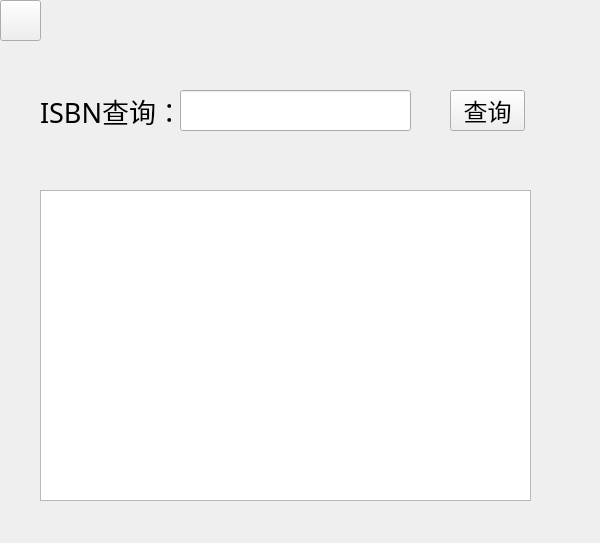
<?xml version="1.0" encoding="UTF-8"?>
<ui version="4.0">
 <class>btn_6Class</class>
 <widget class="QMainWindow" name="btn_6Class">
  <property name="geometry">
   <rect>
    <x>0</x>
    <y>0</y>
    <width>600</width>
    <height>543</height>
   </rect>
  </property>
  <property name="windowTitle">
   <string>btn_6</string>
  </property>
  <widget class="QWidget" name="centralWidget">
   <widget class="QPushButton" name="pushButton">
    <property name="geometry">
     <rect>
      <x>0</x>
      <y>0</y>
      <width>41</width>
      <height>41</height>
     </rect>
    </property>
    <property name="styleSheet">
     <string notr="true">image: url(:/return/return.jpg);</string>
    </property>
    <property name="text">
     <string/>
    </property>
   </widget>
   <widget class="QLineEdit" name="lineEdit_2">
    <property name="geometry">
     <rect>
      <x>180</x>
      <y>90</y>
      <width>231</width>
      <height>41</height>
     </rect>
    </property>
    <property name="font">
     <font>
      <family>华文楷体</family>
      <pointsize>18</pointsize>
     </font>
    </property>
    <property name="text">
     <string/>
    </property>
   </widget>
   <widget class="QPushButton" name="pushButton_3">
    <property name="geometry">
     <rect>
      <x>450</x>
      <y>90</y>
      <width>75</width>
      <height>41</height>
     </rect>
    </property>
    <property name="font">
     <font>
      <family>华文楷体</family>
      <pointsize>18</pointsize>
     </font>
    </property>
    <property name="text">
     <string>查询</string>
    </property>
   </widget>
   <widget class="QLabel" name="label_10">
    <property name="geometry">
     <rect>
      <x>50</x>
      <y>140</y>
      <width>521</width>
      <height>41</height>
     </rect>
    </property>
    <property name="font">
     <font>
      <family>华文楷体</family>
      <pointsize>20</pointsize>
     </font>
    </property>
    <property name="text">
     <string/>
    </property>
   </widget>
   <widget class="QLabel" name="label_8">
    <property name="geometry">
     <rect>
      <x>40</x>
      <y>90</y>
      <width>131</width>
      <height>41</height>
     </rect>
    </property>
    <property name="font">
     <font>
      <family>华文楷体</family>
      <pointsize>20</pointsize>
     </font>
    </property>
    <property name="text">
     <string>ISBN查询：</string>
    </property>
   </widget>
   <widget class="QTextEdit" name="textEdit">
    <property name="geometry">
     <rect>
      <x>40</x>
      <y>190</y>
      <width>491</width>
      <height>311</height>
     </rect>
    </property>
    <property name="font">
     <font>
      <family>华文楷体</family>
      <pointsize>18</pointsize>
     </font>
    </property>
   </widget>
  </widget>
 </widget>
 <layoutdefault spacing="6" margin="11"/>
 <resources>
  <include location="image.qrc"/>
 </resources>
 <connections/>
</ui>
